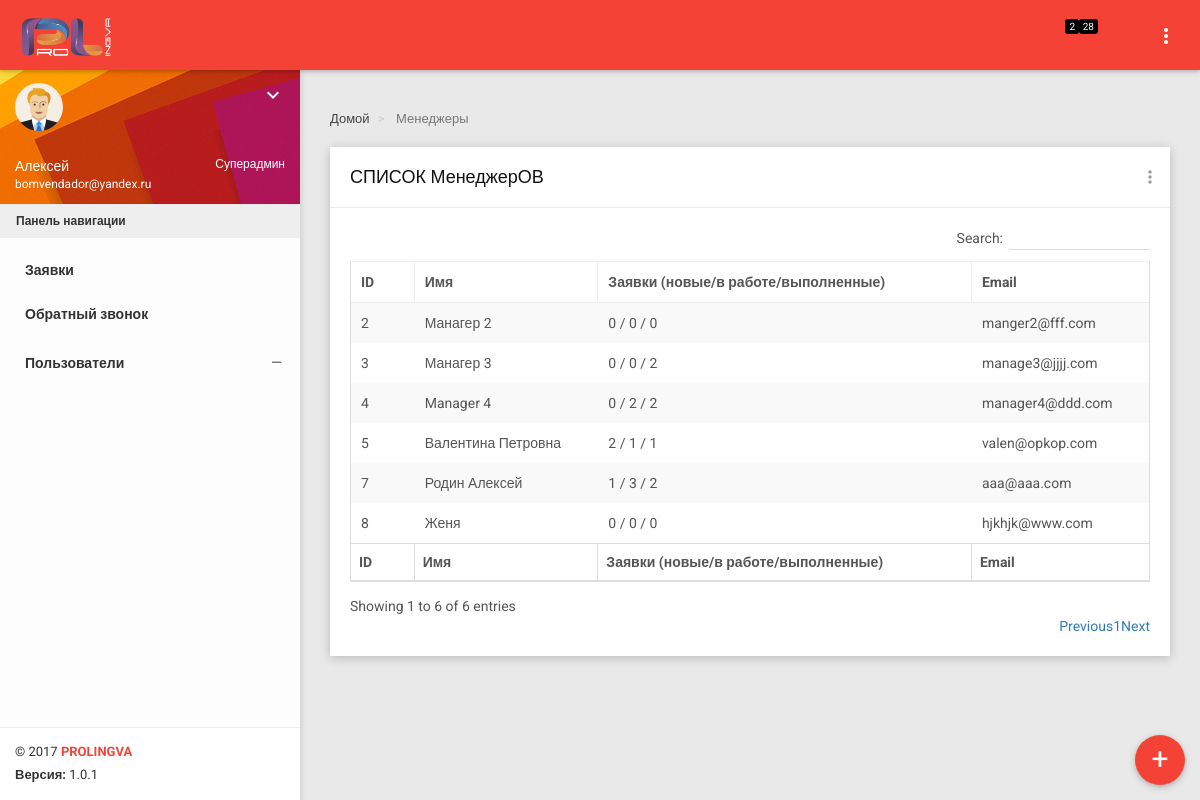
Page /ru/dashbrd/managers_list/ (signed in) on the earlier database version.
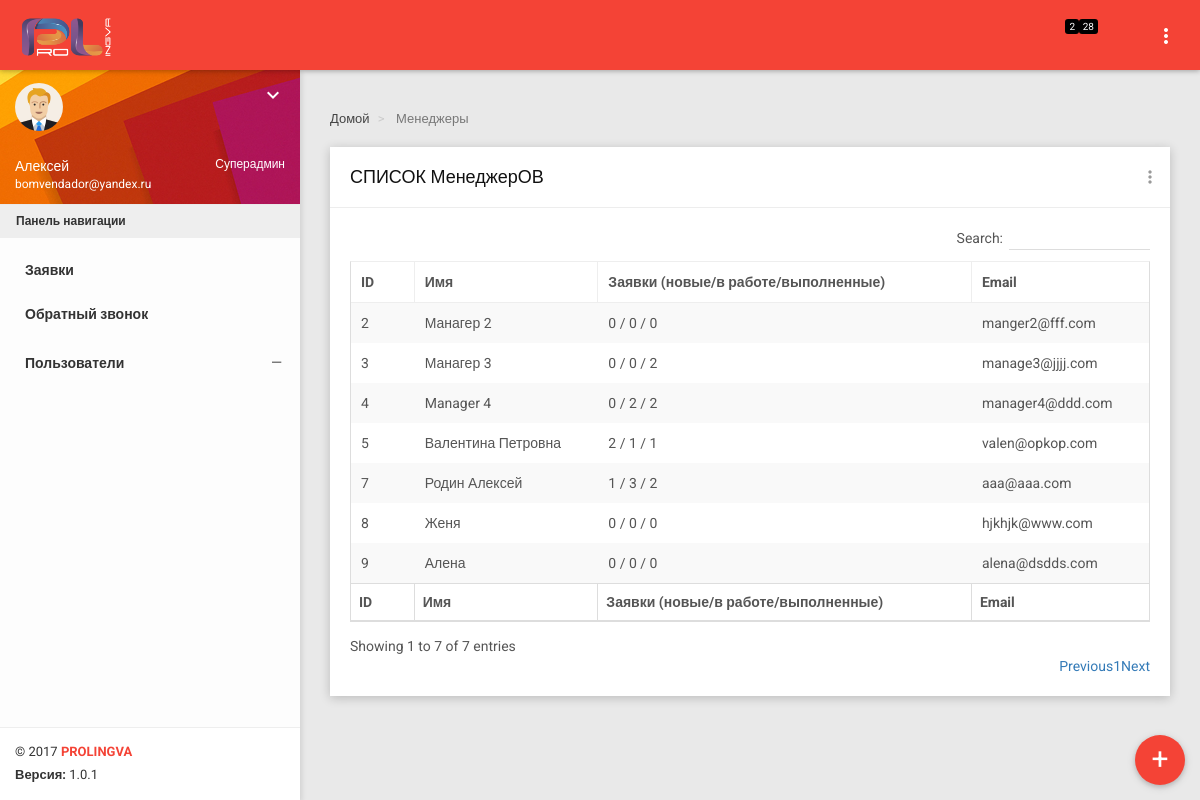
Same page on the later database version.
### ru/models.py (models this page shows, shortened)
class UserProfile(models.Model):
    user = models.OneToOneField(User)
    tel = models.CharField(max_length=15)
    role = models.ForeignKey(Role, blank=False, null=False)

class Role(models.Model):
    role_name = models.CharField(max_length=20)

class Manager(models.Model):
    creator = models.ForeignKey(User, blank=True, null=True, related_name='manager_creator', on_delete=models.CASCADE)
    changed_by = models.ForeignKey(User, blank=True, null=True, related_name='manager_changed_by', on_delete=models.CASCADE)
    name = models.CharField(max_length=50)
    tel = models.CharField(max_length=20)
    email = models.EmailField(max_length=50)
    date_birth = models.CharField(max_length=15, null=True, blank=True)
    registered = models.DateTimeField(auto_now_add=True, auto_now=False, null=True)
    changed = models.DateTimeField(auto_now_add=False, auto_now=True, null=True)
    photo = models.ImageField(upload_to=settings.BASE_DIR + '/media/photo', default=None)
    photo_name = models.CharField(max_length=100, blank=True, null=True)
    user = models.OneToOneField(User, blank=True, null=True)
    init_password = models.CharField(max_length=50, blank=True, null=True)
    payment_details = models.ForeignKey(PaymentDetails, null=True, blank=True)
    orders_new = models.IntegerField(null=True, blank=True, default=0)
    orders_in_progress = models.IntegerField(null=True, blank=True, default=0)
    orders_complete = models.IntegerField(null=True, blank=True, default=0)

### dashboard_ru/views.py (the view)
@login_required(redirect_field_name=None, login_url='/ru/dashbrd/login')
def get_managers_list(request):
    managers = Manager.objects.all()
    context = get_data_proc(request)
    context.update({
        'managers': managers
    })
    return render(request, 'managers_list.html', context)

### dashboard_ru/templates/managers_list.html (shortened to what this page needs)
{% extends 'base_board.html' %}
{% load static %}
{% block links %}
            <link rel="stylesheet" href="{% static 'dashboard/plugins/sweetalert/sweetalert.css' %}">
            <link rel="stylesheet" href="{% static 'dashboard/plugins/jquery-datatable/skin/bootstrap/css/dataTables.bootstrap.css' %}">
            <link rel="stylesheet" href="{% static 'css/dashboard/style.css' %}">
{% endblock %}
{% block breadcrumbs %}
    <ol class="breadcrumb">
        <li>
            <a href="{% url 'ru:dashboard_ru:base_board' user.id %}">
                 Домой
            </a>
        </li>
        <li class="active">
             Менеджеры
        </li>
    </ol>
{% endblock %}
{% block content %}
            <div class="row clearfix">
                <div class="col-lg-12 col-md-12 col-sm-12 col-xs-12">
                    <div class="card">
                        <div class="header">
                            <h2>
                                СПИСОК МенеджерОВ
                            </h2>
                            <ul class="header-dropdown m-r--5">
                                <li class="dropdown">
                                    <a href="javascript:void(0);" class="dropdown-toggle" data-toggle="dropdown" role="button" aria-haspopup="true" aria-expanded="false">
                                        <i class="material-icons">more_vert</i>
                                    </a>
                                </li>
                            </ul>
                        </div>
                        <div class="body">
                            <table class="table table-bordered table-striped table-hover dataTable {% if user_profile.role.id == 1 %} js-exportable {% else %} js-basic-example {% endif %}">
                                <thead>
                                    <tr>
                                        <th>ID</th>
                                        <th>Имя</th>
                                        <th>Заявки (новые/в работе/выполненные)</th>
                                        <th>Email</th>
                                    </tr>
                                </thead>
                                <tfoot>
                                        <th>ID</th>
                                        <th>Имя</th>
                                        <th>Заявки (новые/в работе/выполненные)</th>
                                        <th>Email</th>
                                </tfoot>
                                <tbody>
                                {% for manager in managers %}
                                    <tr class="manager pointer-pure" id="{{ manager.id }}">
                                        <td class="border-0">
                                            {{ manager.id }}
                                        </td>
                                        <td class="border-0">{{ manager.name }}</td>
                                        <td class="border-0">{% if manager.orders_new %}
                                            {{ manager.orders_new }}
                                            {% else %}0
                                            {% endif %}/
                                            {% if manager.orders_in_progress %}
                                            {{ manager.orders_in_progress }}
                                            {% else %}0
                                            {% endif %}/
                                            {% if manager.orders_complete %}
                                            {{ manager.orders_complete }}
                                            {% else %}0
                                            {% endif %}
                                        </td>
                                        <td class="border-0">{{ manager.email }}</td>
                                    </tr>
                                {% endfor %}
                                </tbody>
                            </table>
                        </div>
                    </div>
                </div>
            </div>
{% endblock %}

### dashboard_ru/templates/base_board.html (shortened to what this page needs)
{% load static %}
<!DOCTYPE html>
<html>
<head>
        <link href="{% static 'dashboard/plugins/bootstrap/css/bootstrap.css' %}" rel="stylesheet">
    <link href="{% static 'dashboard/plugins/node-waves/waves.css' %}" rel="stylesheet" />
    <link href="{% static 'dashboard/plugins/animate-css/animate.css' %}" rel="stylesheet" />
    <link href="{% static 'dashboard/plugins/morrisjs/morris.css' %}" rel="stylesheet" />
    <link href="{% static 'css/dashboard/style.css' %}" rel="stylesheet">
    <link rel="stylesheet" href="{% static 'dashboard/plugins/sweetalert/sweetalert.css' %}">
    <link href="{% static 'css/dashboard/themes/all-themes.css' %}" rel="stylesheet" />
    <link rel="stylesheet" href="//cdn.materialdesignicons.com/1.7.22/css/materialdesignicons.min.css">
    {% block links %}
    {% endblock %}
    <link href="{% static 'css/custom.css' %}" rel="stylesheet" />
</head>
<body class="theme-red">
    <nav class="navbar">
        <div class="container-fluid">
            <div class="navbar-header">
                <a class="navbar-brand" href="index.html" style="padding-top: 8px"><img class="media-object" src="/static/img/logo/logo1_white.png" width="90" height="40"></a>
            </div>
            <div class="collapse navbar-collapse" id="navbar-collapse">
                <ul class="nav navbar-nav navbar-right">
                {% if user_profile.role.role_name != 'Клиент' %}
                    <li class="">
                        <a href="{% url 'ru:dashboard_ru:get_new_orders' %}" class="" role="button" data-toggle="tooltip" title="Новые звонки" data-placement="bottom">
                            <span class="label-count" id="new_count_label">{% if new_calls_count != 0 %}{{ new_calls_count }}{% endif %}</span>
                        </a>
                    </li>
                    <li class="">
                        <a href="{% url 'ru:dashboard_ru:get_new_orders' %}" class="" role="button" data-toggle="tooltip" title="Новые заявки" data-placement="bottom">
                            <span class="label-count" id="new_count_label">{% if new_count != 0 %}{{ new_count }}{% endif %}</span>
                        </a>
                    </li>
                    {% else %}
                    <li class="">
                        <a href="{% url 'ru:dashboard_ru:help_dashboard' %}" class="" role="button" data-toggle="tooltip" title="Помощь" data-placement="bottom">
                                <i class="mdi mdi-help f_s_20"></i>
                        </a>
                    </li>
                {% endif %}
                    <li class="">
                        <a href="{% url 'ru:index' %}" class="" role="button" data-toggle="tooltip" title="Назад к главной странице" data-placement="bottom">
                        </a>
                    </li>
                    <li class="">
                        <a href="{% url 'ru:dashboard_ru:logout_board' %}" class="" role="button" data-toggle="tooltip" title="Выйти" data-placement="bottom">
                        </a>
                    </li>
                    <li class="pull-right"><a href="javascript:void(0);" class="js-right-sidebar" data-close="true"><i class="material-icons">more_vert</i></a></li>
                </ul>
            </div>
        </div>
    </nav>
    <section>
        <aside id="leftsidebar" class="sidebar">
            <div class="user-info">
                <div class="image">
                    <img src="{% static 'img/user.png' %}" width="48" height="48" alt="User" />
                </div>
                    <div class="btn-group user-helper-dropdown color_white shadow-none float-right">
                        <i class="material-icons pointer-pure" data-toggle="dropdown" aria-haspopup="true" aria-expanded="true">keyboard_arrow_down</i>
                    </div>
                <div class="info-container">
                    {% if user_profile.role.id != 3 %}
                    <div class="email float-right">{{ user_profile.role.role_name }}</div>
                    {% endif %}
                    <div class="name" data-toggle="dropdown" aria-haspopup="true" aria-expanded="false">{{ user.first_name }}</div>
                    <div class="email">{{ user.email }}</div>
                </div>
            </div>
            <div class="menu">
                <ul class="list" id="menu_list">
                    <li class="header m-b-10">Панель навигации</li>
                    <li class="" id="menu_orders">
                        <a href="{% url 'ru:dashboard_ru:get_sent_docs' %}" class="padding_menu">
                            <span>Заявки</span>
                        </a>
                    </li>
                {% if user_profile.role.role_name != 'Клиент' %}
                    <li class="" id="menu_back_calls">
                        <a href="{% url 'ru:dashboard_ru:get_back_calls' %}" class="padding_menu">
                            <span>Обратный звонок</span>
                        </a>
                    </li>
                    <li>
                        <a href="javascript:void(0);" class="menu-toggle" id="menu_users">
                            <span>Пользователи</span>
                        </a>
                    </li>
                    {% endif %}
                </ul>
            </div>
            <div class="legal">
                <div class="copyright">
                    &copy; 2017 <a href="javascript:void(0);">PROLINGVA</a>
                </div>
                <div class="version">
                    <b>Версия: </b> 1.0.1
                </div>
            </div>
        </aside>
    </section>
    <section class="content">
    {% if user_profile.role.id == 1 or user_profile.role.id == 2 or user_profile.role.id == 3 %}
        {% if not new_order %}
            <a href="{% url 'ru:dashboard_ru:add_new_order' %}">
                <button type="button" class="btn bg-red btn-circle-lg waves-effect waves-circle waves-float round_btn" data-toggle="tooltip" title="Добвавить заявку" data-placement="left" id="add_order">
                    <p class="text_rnd_btn">+</p>
                </button>
            </a>
        {% endif %}
    {% endif %}
    {% block breadcrumbs %}
    {% endblock %}
        <div class="container-fluid">
            {% block content %}{% endblock %}
        </div>
    </section>
</body>
</html>

### static/css/dashboard/themes/all-themes.css (style rules this page uses)
.theme-red .navbar-brand { color: #fff; }
.theme-red .nav > li > a { color: #fff; }
.theme-red .sidebar .menu .list .toggled { background-color: transparent; }
.theme-red .sidebar .legal { background-color: #fff; }
.theme-red .sidebar .legal .copyright a { color: #F44336 !important; }

### static/css/custom.css (style rules this page uses)
.float-right { float: right; }
.color_white { color: white;; }
.shadow-none { box-shadow: none; }
.pointer-pure { cursor: pointer; }
.round_btn { position: fixed; right: 15px; bottom: 15px; z-index: 3; }
.text_rnd_btn { font-size: 30px; padding-top: 2px; }
.padding_menu { padding: 5px 13px !important; }
ul { list-style-type: none; }
.border-0 { border: 0px!important; }

Differences in the rows shown:
added Manager: id "9", name "Алена", orders_new "0", orders_in_progress "0", orders_complete "0", email "alena@dsdds.com"
Other differences:
text written by a page script: "Search: Showing 1 to 6 of 6 entries Previous 1 Next" → "Search: Showing 1 to 7 of 7 entries Previous 1 Next"
